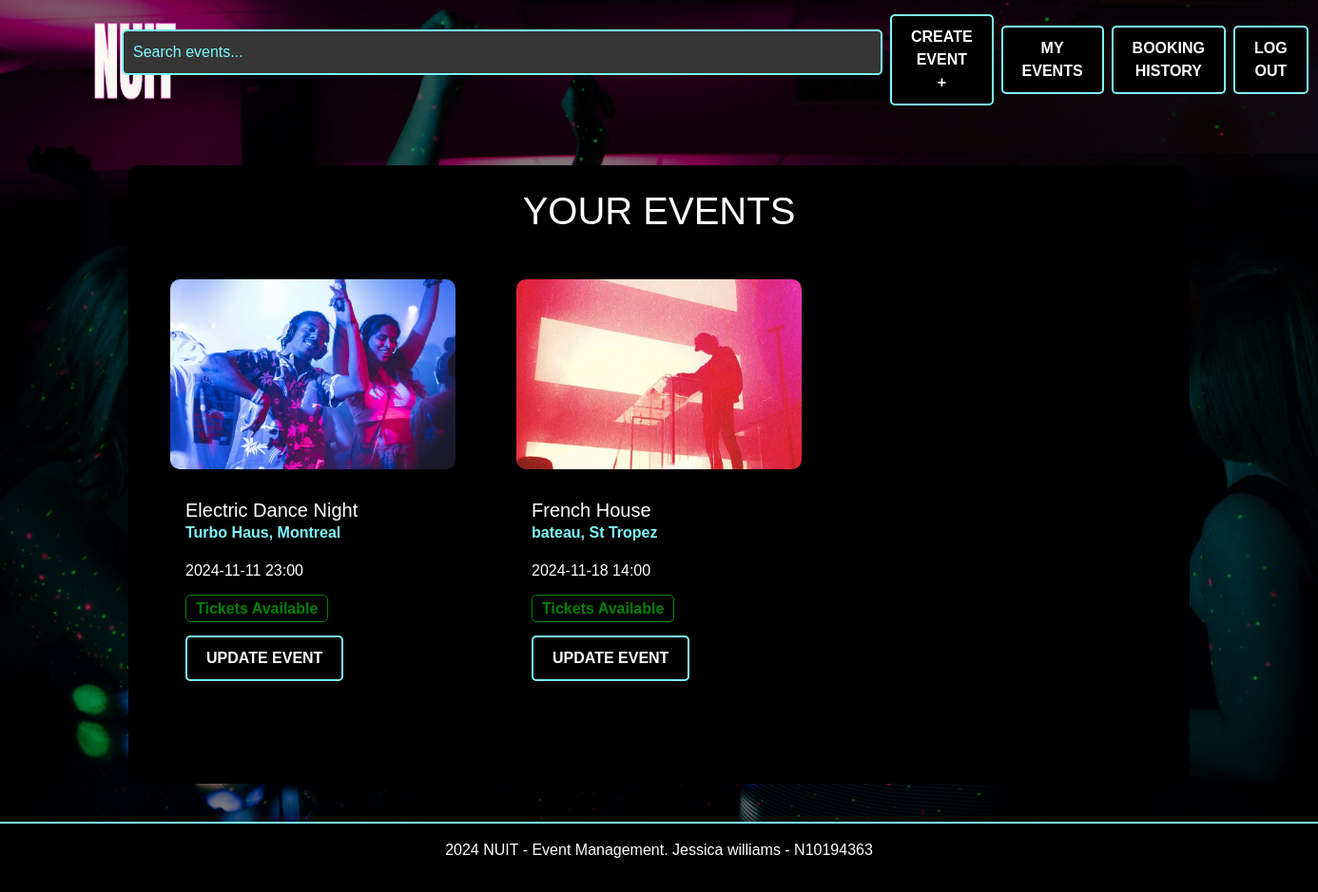
Page /user-events (signed in) on the committed database.
### NUIT/models.py (models this page shows, shortened)
class Event(db.Model):
    id = db.Column(db.Integer, primary_key=True)
    name = db.Column(db.String(100), nullable=False)
    location = db.Column(db.String(100), nullable=False)
    date = db.Column(db.DateTime, nullable=False)
    description = db.Column(db.Text, nullable=True)
    available_tickets = db.Column(db.Integer, nullable=False)
    categories = db.Column(db.String(200), nullable=False)
    status = db.Column(db.String(200), default="Tickets available", nullable=False)
    image = db.Column(db.String(100), nullable=True)
    creator_id = db.Column(db.Integer, db.ForeignKey('user.id'), nullable=False)
    comments = db.relationship('Comment', backref='event', lazy=True)
    bookings = db.relationship('Booking', backref='event', lazy=True)

### NUIT/views.py (the view)
@main_bp.route('/user-events')
@login_required
def user_events():
    user_created_events = Event.query.filter_by(creator_id=current_user.id).all()
    return render_template('user_events.html', events=user_created_events)

### NUIT/templates/user_events.html
{% extends "base.html" %} {% from "bootstrap5/form.html" import render_form %}
{% block content %}
<div class="container mt-5">
  <div class="section-background p-4">
    <h1 class="text-center">YOUR EVENTS</h1>
    {% if events %}
    <div class="row">
      {% for event in events %}
      <div class="col-md-6 col-lg-4 mb-4">
        <div class="event-card mb-4">
          <div class="card-body">
            <img
              src="{{ url_for('static', filename=event.image.replace('nuit/static/', '')) }}"
              alt="Event Image"
              class="card-img-top"
              style="max-height: 200px; object-fit: cover"
            />
          </div>
          <div class="p-3">
            <h5 class="card-title">{{ event.name }}</h5>
            <p class="location">
               {{ event.location }}
            </p>
            <p class="card-text">
              {{ event.date.strftime('%Y-%m-%d %H:%M') }}
            </p>
            <div class="mb-3">
              {% if event.status == 'Sold Out' %}
              <span class="event-status status-sold-out">Sold Out</span>
              {% elif event.status == 'Tickets Available' %}
              <span class="event-status status-open">Tickets Available</span>
              {% elif event.status == 'Cancelled' %}
              <span class="event-status status-cancelled">Cancelled</span>
              {% elif event.status == 'Inactive' %}
              <span class="event-status status-inactive">Inactive</span>
              {% endif %}
            </div>
            <div>
              <a
                href="{{ url_for('event_bp.update_event', event_id=event.id) }}"
                class="btn btn-primary"
                >Update Event</a
              >
            </div>
          </div>
        </div>
      </div>
      {% endfor %}
    </div>
    {% else %}
    <p>You haven't created any events yet. 😥</p>
    {% endif %}
  </div>
</div>
{% endblock %}

### NUIT/static/css/styles.css (style rules this page uses)
body, h1, h2, h3, h4, h5, h6, p, a, button, input, footer, .search-bar { font-family: Verdana, Geneva, sans-serif; }
html, body { height: 100%; margin: 0; }
body { display: flex; flex-direction: column; justify-content: space-between; }
.btn { background-color: #000000; color: white; border: 2px solid rgb(125, 249, 255); padding: 10px 20px; border-radius: 5px; font-weight: bold; text-transform: uppercase; transition: background-color 0.3s ease, border-color 0.3s ease; }
.event-status { font-weight: bold; padding: 5px 10px; border-radius: 5px; background-color: black; border: 1px solid; }
.status-open { color: green; border-color: green; }
.event-card { background-color: #000000; border-radius: 10px; padding: 20px; margin: 20px 0; }
.event-card img { width: 100%; height: 200px; object-fit: cover; border-radius: 10px; margin-bottom: 15px; }
.location { color: #7DF9FF; font-weight: bold; }
body { background-image: url('../img/background.jpg'); background-size: cover; background-position: center; background-repeat: no-repeat; background-attachment: fixed; color: white; position: relative; z-index: 0; }
body::before { content: ""; position: fixed; top: 0; left: 0; width: 100%; height: 100%; background-color: rgba(0, 0, 0, 0.5); z-index: -1; }
.section-background { background-color: black; padding: 40px 20px; margin-bottom: 40px; border-radius: 10px; }

### rows in the picture
Event: image (picture), name "Electric Dance Night", location "Turbo Haus, Montreal", date "2024-11-11 23:00", shows "Tickets Available"
Event: image (picture), name "French House", location "bateau, St Tropez", date "2024-11-18 14:00", shows "Tickets Available"
